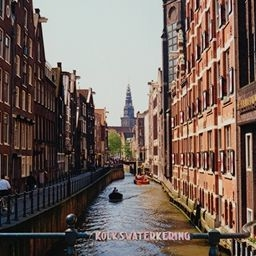
%> input picture SVD_EVD_Regression/EVD and SVD/sqr_17.jpg, 256 x 256 px
$ octave EVD_Gray.m   (GNU Octave 9; MATLAB toolbox functions it lacks are replaced by stand-ins)
%> lines starting %> are read from the running program, lines starting %| are printed output that depends on the picture
clc;
clear variables;
dim=[5 20 100 250];
%dim=round(linspace(1,256,10));
%dim=[256];
n=imread('sqr_17.jpg');
%> n is the input picture: size 256x256x3 uint8; mean R, G, B 116.5, 100.3, 92.7
[row,col,channel]=size(n);
%> row = 256; col = 256; channel = 3
I=rgb2gray(n);
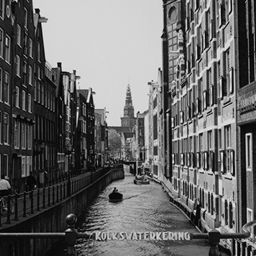
%> I: size 256x256 uint8; min 0, max 242, mean 104.3
isRandom=0;
I=double(I);
%> I: size 256x256 double
% Initializing variables %
eigval_u=zeros(row,row);
eigvec_u=zeros(row,row);
eigval_v=zeros(col,col);
eigvec_v=zeros(col,col);
eigval=zeros(row,col);
eigvec=zeros(row,col);
errPlot=zeros(size(dim,2),2);
errPlot(:,1)=dim;
img_index=0;
% Original Matrix I %
%figure(1);
%imshow(uint8(I));
for itr=1:size(dim,2)
    % If Matrix I is rectangular when row < col %
    if row < col
        % Intializing U and V %
        U=I*I';
        V=I'*I;
        % Finding Eigen values and Eigen vectors %
        [v_u,d_u]=eig(U);
        [v_v,d_v]=eig(V);
        % Sorting Eigen values and Eigen vectors in descending %
        [e_u,I_U]=sort(diag(d_u),'descend');
        [e_v,I_V]=sort(diag(d_v),'descend');
        % Sorting Eigen values %
        for k=1:dim(itr)
            eigval_u(k,k)=d_u(I_U(k),I_U(k));
        end
        % Sorting Eigen vectors of U %
        for k=1:row
            eigvec_u(:,k)=v_u(:,I_U(k));
        end
        % Sorting Eigen vectors of V %
        for k=1:col
            eigvec_v(:,k)=v_v(:,I_V(k));
        end
        % Adding zeros to make Singular Value Matrix into rectangular %
        for k=dim(itr)+1:col
            eigval_u(:,k)=zeros(row,1);
        end
        % Finding Square root of D matrix
        eigval_u=sqrt(eigval_u);
        % Selecting Random Eigen Values %
        if(isRandom ==1)
            randVal=randi([1 256],[1 1]);
            for k=1:256
                if(any(randVal(:) == k))
                else
                    eigval_u(k,k)=0;
                end
            end
        end
        % Calc of AV and UD %
        AV=I*eigvec_v;
        UD=eigvec_u*eigval_u;
        % Normalizing Eigen Vector Matrix of V by checking if AV==UD %
        for k=1:col
            if(floor(AV(1,k)) ~= floor(UD(1,k)))
                eigvec_v(:,k)=(-1)*eigvec_v(:,k);
            end
        end
        % Reconstructing Matrix A from U, V and Sigma %
        A=abs(eigvec_u*(eigval_u)*(eigvec_v)');

        % If Matrix I is Square %
    elseif row == col
        % Finding Eigen values and Eigen vectors %
        [v,d]=eig(I);
        % Sorting Eigen values and Eigen vectors in descending %
        [tempeig,ind]=sort(diag(d),'descend');
        % Sorting Eigen values %
        for k=1:dim(itr)
            eigval(k,k)=d(ind(k),ind(k));
        end
        % Sorting Eigen vectors %
        for k=1:col
            eigvec(:,k)=v(:,ind(k));
        end
        % Selecting Random Eigen Values %
        if(isRandom ==1)
            randVal=randi([1 256],[1 1]);
            for k=1:256
                if(any(randVal(:) == k))
                else
                    eigval(k,k)=0;
                end
            end
        end
        % Reconstructing Matrix A from X and D %
        A=abs(eigvec*eigval*inv(eigvec));
    end

    % Plotting recontructed image %
    img_index=img_index+1;
    figure(2);
    subplot(2,4,img_index)
    imshow(uint8(A));
    titlestr=sprintf('Error = %2.2f  Dimensions = %d',norm(I-A,'fro')/norm(I,'fro'),dim(itr));
    title(titlestr);
    img_index=img_index+1;

    subplot(2,4,img_index)
    imshow(uint8(I-A));
    titlestr=sprintf('Error Image:Dimensions = %d',dim(itr));
    title(titlestr);

    % Relative Error %
    err= norm(I-A,'fro')/norm(I,'fro');
    fprintf('Error = %2.2f, N = %d\n',err,dim(itr));
    errPlot(itr,2)=err;

    % Plotting Error %
    %         plot(errPlot(:,1),errPlot(:,2),...
    %             'color',[1 .5 0],...
    %             'LineWidth',2,...
    %             'MarkerFaceColor','black', ...
    %             'MarkerEdgeColor','white',...
    %             'MarkerSize',6,...
    %             'Marker','o');
    %         xlabel('Top N Dimesnions');
    %         ylabel('Relative Error');
    %         title('EVD on Grayscale Image');
end
%> this loop made 4 passes
%> err on passes 1 to 4: 0.492, 0.294, 0.221, 0.00434
%| Error = 0.49, N = 5
%| Error = 0.29, N = 20
%| Error = 0.22, N = 100
%| Error = 0.00, N = 250
%> pass 1, `imshow(uint8(A));`:
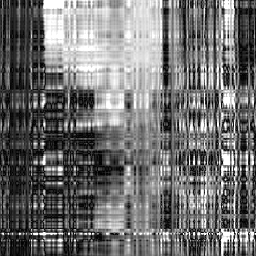
%> displayed picture: size 256x256, on the screen's scale of 0 to 255; min 0, max 255, mean 112.4
%> pass 1, `imshow(uint8(I-A));`:
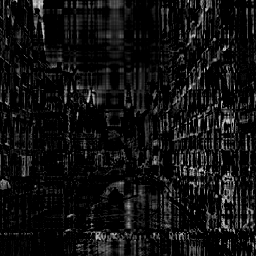
%> displayed picture: size 256x256, on the screen's scale of 0 to 255; min 0, max 227, mean 17.3
%> pass 2, `imshow(uint8(A));`:
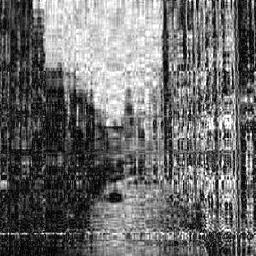
%> displayed picture: size 256x256, on the screen's scale of 0 to 255; min 0, max 255, mean 107.3
%> pass 2, `imshow(uint8(I-A));`:
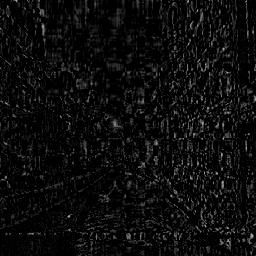
%> displayed picture: size 256x256, on the screen's scale of 0 to 255; min 0, max 176, mean 12.2
%> after the loop: eigval_u: size 256x256 double; every value is 0
%> after the loop, errPlot = [5 0.492; 20 0.294; 100 0.221; 250 0.00434]; img_index = 8; ind = 256 values, max 256 at index 251, min 1 at index 1, mean 128.5
%> after the loop:
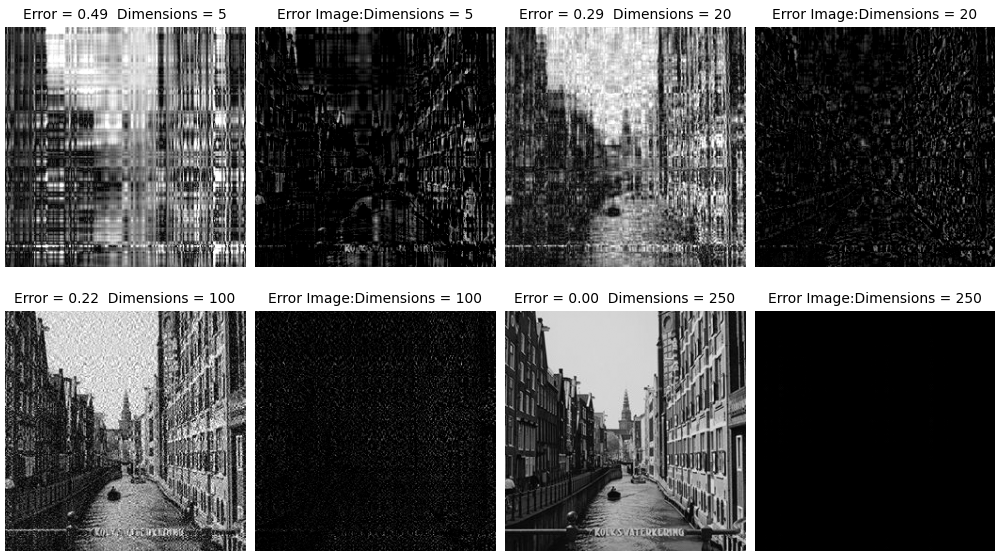
%> figure redrawn from the program's plot data, 8 panels
